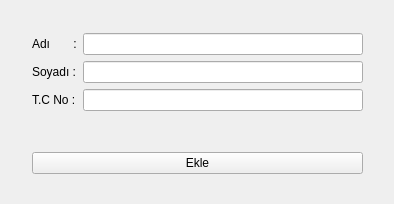
<?xml version="1.0" encoding="UTF-8"?>
<ui version="4.0">
 <class>Form</class>
 <widget class="QWidget" name="Form">
  <property name="geometry">
   <rect>
    <x>0</x>
    <y>0</y>
    <width>394</width>
    <height>204</height>
   </rect>
  </property>
  <property name="windowTitle">
   <string>Kişi Ekleme Sayfası</string>
  </property>
  <widget class="QWidget" name="">
   <property name="geometry">
    <rect>
     <x>32</x>
     <y>33</y>
     <width>331</width>
     <height>141</height>
    </rect>
   </property>
   <layout class="QVBoxLayout" name="verticalLayout">
    <item>
     <layout class="QFormLayout" name="formLayout">
      <item row="0" column="0">
       <widget class="QLabel" name="label_ad">
        <property name="text">
         <string>Adı       :</string>
        </property>
        <property name="buddy">
         <cstring>lineEdit_ad</cstring>
        </property>
       </widget>
      </item>
      <item row="0" column="1">
       <widget class="QLineEdit" name="lineEdit_ad"/>
      </item>
      <item row="1" column="0">
       <widget class="QLabel" name="label_soyad">
        <property name="text">
         <string>Soyadı :</string>
        </property>
        <property name="buddy">
         <cstring>lineEdit_soyad</cstring>
        </property>
       </widget>
      </item>
      <item row="1" column="1">
       <widget class="QLineEdit" name="lineEdit_soyad"/>
      </item>
      <item row="2" column="0">
       <widget class="QLabel" name="label_tc">
        <property name="text">
         <string>T.C No :</string>
        </property>
        <property name="buddy">
         <cstring>lineEdit_tc</cstring>
        </property>
       </widget>
      </item>
      <item row="2" column="1">
       <widget class="QLineEdit" name="lineEdit_tc">
        <property name="inputMethodHints">
         <set>Qt::ImhDigitsOnly|Qt::ImhHiddenText</set>
        </property>
       </widget>
      </item>
     </layout>
    </item>
    <item>
     <widget class="QPushButton" name="pushButton_ekle">
      <property name="text">
       <string>Ekle</string>
      </property>
     </widget>
    </item>
   </layout>
  </widget>
 </widget>
 <tabstops>
  <tabstop>lineEdit_ad</tabstop>
  <tabstop>lineEdit_soyad</tabstop>
  <tabstop>lineEdit_tc</tabstop>
  <tabstop>pushButton_ekle</tabstop>
 </tabstops>
 <resources/>
 <connections/>
</ui>
